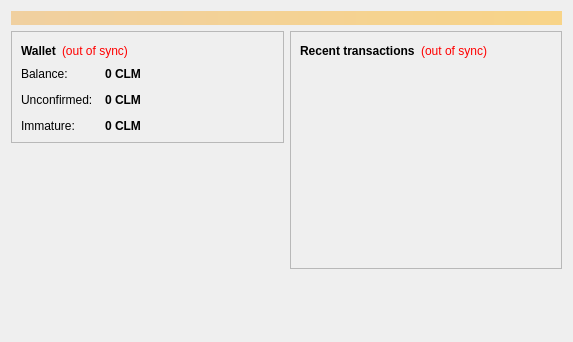
<?xml version="1.0" encoding="UTF-8"?>
<ui version="4.0">
 <class>OverviewPage</class>
 <widget class="QWidget" name="OverviewPage">
  <property name="geometry">
   <rect>
    <x>0</x>
    <y>0</y>
    <width>573</width>
    <height>342</height>
   </rect>
  </property>
  <property name="windowTitle">
   <string>Form</string>
  </property>
  <layout class="QVBoxLayout" name="topLayout">
   <item>
    <widget class="QLabel" name="labelAlerts">
     <property name="visible">
      <bool>false</bool>
     </property>
     <property name="styleSheet">
      <string notr="true">background-color: qlineargradient(x1: 0, y1: 0, x2: 1, y2: 0, stop:0 #F0D0A0, stop:1 #F8D488); color:#000000;</string>
     </property>
     <property name="wordWrap">
      <bool>true</bool>
     </property>
     <property name="margin">
      <number>3</number>
     </property>
    </widget>
   </item>
   <item>
    <layout class="QHBoxLayout" name="horizontalLayout" stretch="1,1">
     <item>
      <layout class="QVBoxLayout" name="verticalLayout_2">
       <item>
        <widget class="QFrame" name="frame">
         <property name="frameShape">
          <enum>QFrame::StyledPanel</enum>
         </property>
         <property name="frameShadow">
          <enum>QFrame::Raised</enum>
         </property>
         <layout class="QVBoxLayout" name="verticalLayout_4">
          <item>
           <layout class="QHBoxLayout" name="horizontalLayout_4">
            <item>
             <widget class="QLabel" name="label_5">
              <property name="font">
               <font>
                <weight>75</weight>
                <bold>true</bold>
               </font>
              </property>
              <property name="text">
               <string>Wallet</string>
              </property>
             </widget>
            </item>
            <item>
             <widget class="QLabel" name="labelWalletStatus">
              <property name="toolTip">
               <string>The displayed information may be out of date. Your wallet automatically synchronizes with the Clementscoin network after a connection is established, but this process has not completed yet.</string>
              </property>
              <property name="styleSheet">
               <string notr="true">QLabel { color: red; }</string>
              </property>
              <property name="text">
               <string notr="true">(out of sync)</string>
              </property>
              <property name="alignment">
               <set>Qt::AlignLeading|Qt::AlignLeft|Qt::AlignVCenter</set>
              </property>
             </widget>
            </item>
            <item>
             <spacer name="horizontalSpacer_2">
              <property name="orientation">
               <enum>Qt::Horizontal</enum>
              </property>
              <property name="sizeHint" stdset="0">
               <size>
                <width>40</width>
                <height>20</height>
               </size>
              </property>
             </spacer>
            </item>
           </layout>
          </item>
          <item>
           <layout class="QFormLayout" name="formLayout_2">
            <property name="fieldGrowthPolicy">
             <enum>QFormLayout::AllNonFixedFieldsGrow</enum>
            </property>
            <property name="horizontalSpacing">
             <number>12</number>
            </property>
            <property name="verticalSpacing">
             <number>12</number>
            </property>
            <item row="0" column="0">
             <widget class="QLabel" name="label">
              <property name="text">
               <string>Balance:</string>
              </property>
             </widget>
            </item>
            <item row="0" column="1">
             <widget class="QLabel" name="labelBalance">
              <property name="font">
               <font>
                <weight>75</weight>
                <bold>true</bold>
               </font>
              </property>
              <property name="cursor">
               <cursorShape>IBeamCursor</cursorShape>
              </property>
              <property name="toolTip">
               <string>Your current balance</string>
              </property>
              <property name="text">
               <string notr="true">0 CLM</string>
              </property>
              <property name="textInteractionFlags">
               <set>Qt::LinksAccessibleByMouse|Qt::TextSelectableByKeyboard|Qt::TextSelectableByMouse</set>
              </property>
             </widget>
            </item>
            <item row="1" column="0">
             <widget class="QLabel" name="label_3">
              <property name="text">
               <string>Unconfirmed:</string>
              </property>
             </widget>
            </item>
            <item row="1" column="1">
             <widget class="QLabel" name="labelUnconfirmed">
              <property name="font">
               <font>
                <weight>75</weight>
                <bold>true</bold>
               </font>
              </property>
              <property name="cursor">
               <cursorShape>IBeamCursor</cursorShape>
              </property>
              <property name="toolTip">
               <string>Total of transactions that have yet to be confirmed, and do not yet count toward the current balance</string>
              </property>
              <property name="text">
               <string notr="true">0 CLM</string>
              </property>
              <property name="textInteractionFlags">
               <set>Qt::LinksAccessibleByMouse|Qt::TextSelectableByKeyboard|Qt::TextSelectableByMouse</set>
              </property>
             </widget>
            </item>
            <item row="2" column="0">
             <widget class="QLabel" name="labelImmatureText">
              <property name="text">
               <string>Immature:</string>
              </property>
             </widget>
            </item>
            <item row="2" column="1">
             <widget class="QLabel" name="labelImmature">
              <property name="font">
               <font>
                <weight>75</weight>
                <bold>true</bold>
               </font>
              </property>
              <property name="toolTip">
               <string>Mined balance that has not yet matured</string>
              </property>
              <property name="text">
               <string notr="true">0 CLM</string>
              </property>
              <property name="textInteractionFlags">
               <set>Qt::LinksAccessibleByMouse|Qt::TextSelectableByKeyboard|Qt::TextSelectableByMouse</set>
              </property>
             </widget>
            </item>
           </layout>
          </item>
         </layout>
        </widget>
       </item>
       <item>
        <spacer name="verticalSpacer">
         <property name="orientation">
          <enum>Qt::Vertical</enum>
         </property>
         <property name="sizeHint" stdset="0">
          <size>
           <width>20</width>
           <height>40</height>
          </size>
         </property>
        </spacer>
       </item>
      </layout>
     </item>
     <item>
      <layout class="QVBoxLayout" name="verticalLayout_3">
       <item>
        <widget class="QFrame" name="frame_2">
         <property name="frameShape">
          <enum>QFrame::StyledPanel</enum>
         </property>
         <property name="frameShadow">
          <enum>QFrame::Raised</enum>
         </property>
         <layout class="QVBoxLayout" name="verticalLayout">
          <item>
           <layout class="QHBoxLayout" name="horizontalLayout_2">
            <item>
             <widget class="QLabel" name="label_4">
              <property name="text">
               <string>&lt;b&gt;Recent transactions&lt;/b&gt;</string>
              </property>
             </widget>
            </item>
            <item>
             <widget class="QLabel" name="labelTransactionsStatus">
              <property name="toolTip">
               <string>The displayed information may be out of date. Your wallet automatically synchronizes with the Clementscoin network after a connection is established, but this process has not completed yet.</string>
              </property>
              <property name="styleSheet">
               <string notr="true">QLabel { color: red; }</string>
              </property>
              <property name="text">
               <string notr="true">(out of sync)</string>
              </property>
              <property name="alignment">
               <set>Qt::AlignRight|Qt::AlignTrailing|Qt::AlignVCenter</set>
              </property>
             </widget>
            </item>
            <item>
             <spacer name="horizontalSpacer">
              <property name="orientation">
               <enum>Qt::Horizontal</enum>
              </property>
              <property name="sizeHint" stdset="0">
               <size>
                <width>40</width>
                <height>20</height>
               </size>
              </property>
             </spacer>
            </item>
           </layout>
          </item>
          <item>
           <widget class="QListView" name="listTransactions">
            <property name="styleSheet">
             <string notr="true">QListView { background: transparent; }</string>
            </property>
            <property name="frameShape">
             <enum>QFrame::NoFrame</enum>
            </property>
            <property name="verticalScrollBarPolicy">
             <enum>Qt::ScrollBarAlwaysOff</enum>
            </property>
            <property name="horizontalScrollBarPolicy">
             <enum>Qt::ScrollBarAlwaysOff</enum>
            </property>
            <property name="selectionMode">
             <enum>QAbstractItemView::NoSelection</enum>
            </property>
           </widget>
          </item>
         </layout>
        </widget>
       </item>
       <item>
        <spacer name="verticalSpacer_2">
         <property name="orientation">
          <enum>Qt::Vertical</enum>
         </property>
         <property name="sizeHint" stdset="0">
          <size>
           <width>20</width>
           <height>40</height>
          </size>
         </property>
        </spacer>
       </item>
      </layout>
     </item>
    </layout>
   </item>
  </layout>
 </widget>
 <resources/>
 <connections/>
</ui>
